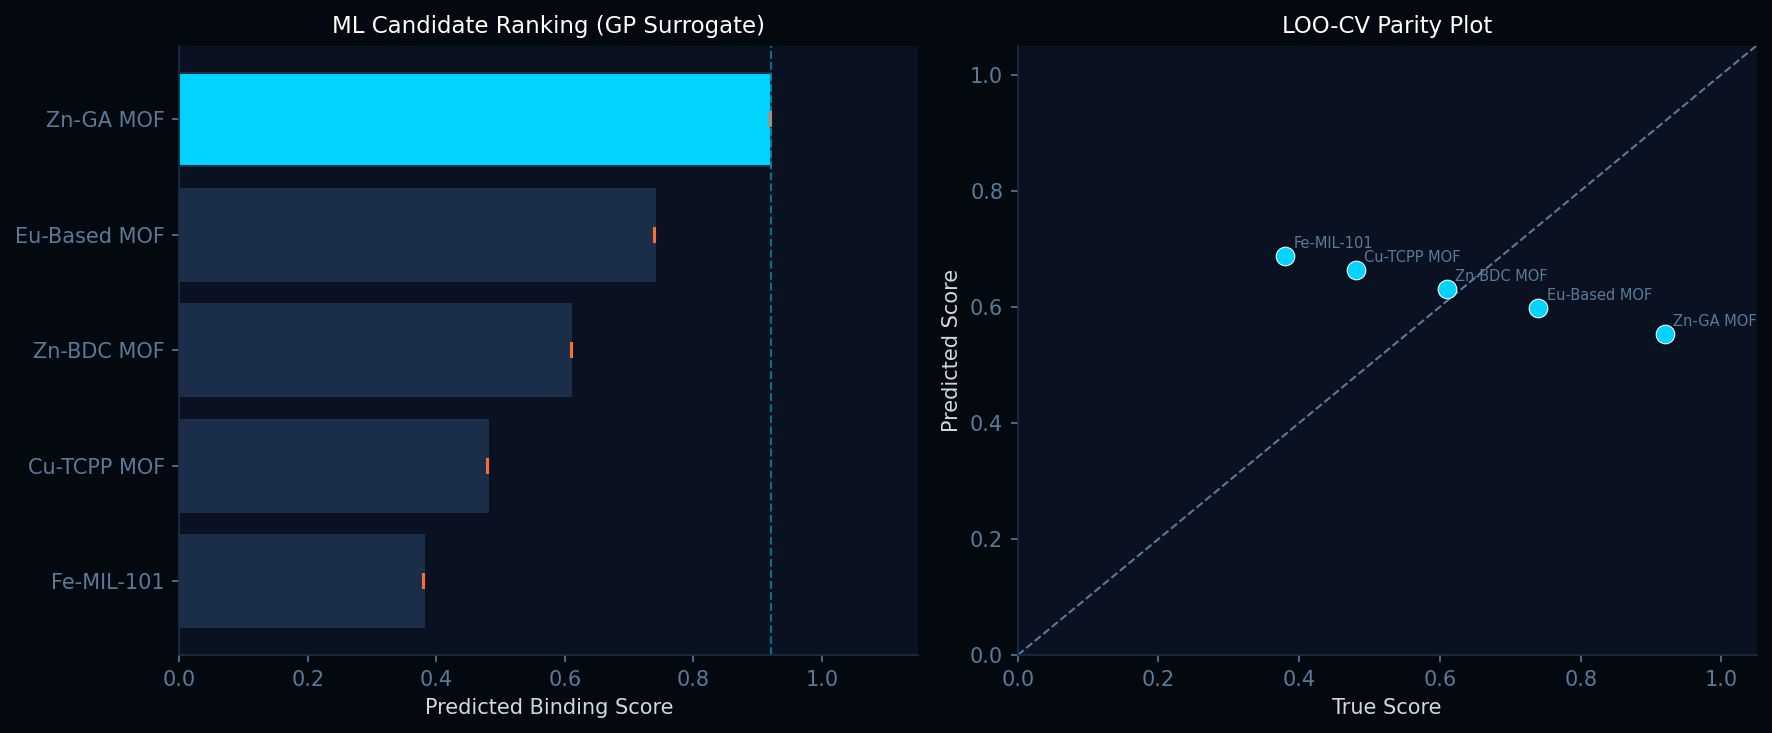

Recreate this plot in Python.
"""
Stage 2 — ML-Guided Structure Screening with Active Learning
=============================================================
Trains a Gaussian Process surrogate model on MOF feature vectors
to predict biosensor binding score. Uses Upper Confidence Bound (UCB)
acquisition to suggest the next candidate to synthesise/test.

Requires: stage1_mof_synthesis.py output CSVs
"""

import numpy as np
import pandas as pd
import matplotlib
matplotlib.use("Agg")
import matplotlib.pyplot as plt
from sklearn.gaussian_process import GaussianProcessRegressor
from sklearn.gaussian_process.kernels import Matern, WhiteKernel
from sklearn.preprocessing import StandardScaler
from sklearn.model_selection import LeaveOneOut
from sklearn.metrics import mean_squared_error
import warnings
warnings.filterwarnings("ignore")


# ─────────────────────────────────────────────
# Simulated Experimental Binding Scores
# (would come from wet-lab assay in real use)
# ─────────────────────────────────────────────
EXPERIMENTAL_SCORES: dict = {
    "Zn-GA MOF":    0.92,   # top performer → selected
    "Eu-Based MOF": 0.74,
    "Zn-BDC MOF":  0.61,
    "Cu-TCPP MOF": 0.48,
    "Fe-MIL-101":  0.38,
}


# ─────────────────────────────────────────────
# Gaussian Process Ranker
# ─────────────────────────────────────────────
class GPRanker:
    def __init__(self, kappa: float = 1.96):
        """
        kappa: exploration–exploitation trade-off for UCB.
               Higher kappa → more exploration.
        """
        self.kappa = kappa
        kernel = Matern(nu=2.5) + WhiteKernel(noise_level=0.01)
        self.gp = GaussianProcessRegressor(
            kernel=kernel,
            n_restarts_optimizer=10,
            normalize_y=True,
            random_state=42,
        )
        self.scaler = StandardScaler()
        self.X_obs: np.ndarray | None = None
        self.y_obs: np.ndarray | None = None

    def fit(self, X: np.ndarray, y: np.ndarray):
        self.X_obs = X
        self.y_obs = y
        X_sc = self.scaler.fit_transform(X)
        self.gp.fit(X_sc, y)

    def predict(self, X: np.ndarray):
        X_sc = self.scaler.transform(X)
        mu, sigma = self.gp.predict(X_sc, return_std=True)
        return mu, sigma

    def ucb_score(self, X: np.ndarray) -> np.ndarray:
        """Upper Confidence Bound acquisition function."""
        mu, sigma = self.predict(X)
        return mu + self.kappa * sigma

    def rank(self, X: np.ndarray, names: list) -> pd.DataFrame:
        mu, sigma = self.predict(X)
        ucb = self.ucb_score(X)
        df = pd.DataFrame({
            "MOF": names,
            "predicted_score": mu.round(4),
            "uncertainty": sigma.round(4),
            "UCB": ucb.round(4),
        }).sort_values("UCB", ascending=False).reset_index(drop=True)
        df.index += 1
        df.index.name = "rank"
        return df


# ─────────────────────────────────────────────
# Active Learning Loop Simulation
# ─────────────────────────────────────────────
def active_learning_simulation(
    X: np.ndarray,
    y: np.ndarray,
    names: list,
    n_initial: int = 2,
    n_rounds: int = 3,
) -> pd.DataFrame:
    """
    Simulates an active learning loop:
    - Start with n_initial observed samples
    - Each round: fit GP → pick best unobserved by UCB → 'observe' its score
    - Returns history of discoveries
    """
    rng = np.random.default_rng(0)
    observed_idx = list(rng.choice(len(names), size=n_initial, replace=False))
    unobserved_idx = [i for i in range(len(names)) if i not in observed_idx]

    ranker = GPRanker(kappa=1.96)
    history = []

    for round_num in range(1, n_rounds + 1):
        X_obs = X[observed_idx]
        y_obs = y[observed_idx]
        ranker.fit(X_obs, y_obs)

        if not unobserved_idx:
            break

        X_unobs = X[unobserved_idx]
        ucb_vals = ranker.ucb_score(X_unobs)
        best_local = int(np.argmax(ucb_vals))
        best_global = unobserved_idx[best_local]

        history.append({
            "round": round_num,
            "suggested": names[best_global],
            "true_score": float(y[best_global]),
            "n_observed": len(observed_idx),
        })

        observed_idx.append(best_global)
        unobserved_idx.remove(best_global)

    return pd.DataFrame(history)


# ─────────────────────────────────────────────
# Leave-One-Out CV Evaluation
# ─────────────────────────────────────────────
def loocv_evaluation(X: np.ndarray, y: np.ndarray, names: list) -> pd.DataFrame:
    loo = LeaveOneOut()
    preds = []
    ranker = GPRanker()
    sc = StandardScaler()

    for train_idx, test_idx in loo.split(X):
        X_tr, X_te = X[train_idx], X[test_idx]
        y_tr = y[train_idx]
        X_tr_sc = sc.fit_transform(X_tr)
        X_te_sc = sc.transform(X_te)
        kernel = Matern(nu=2.5) + WhiteKernel(noise_level=0.01)
        gp = GaussianProcessRegressor(kernel=kernel, normalize_y=True,
                                       n_restarts_optimizer=5, random_state=42)
        gp.fit(X_tr_sc, y_tr)
        mu, sigma = gp.predict(X_te_sc, return_std=True)
        preds.append({
            "MOF": names[test_idx[0]],
            "true_score": float(y[test_idx[0]]),
            "predicted_score": float(mu[0]),
            "uncertainty": float(sigma[0]),
        })

    df = pd.DataFrame(preds)
    rmse = np.sqrt(mean_squared_error(df["true_score"], df["predicted_score"]))
    print(f"  LOO-CV RMSE: {rmse:.4f}")
    return df, rmse


# ─────────────────────────────────────────────
# Plot
# ─────────────────────────────────────────────
def plot_rankings(rank_df: pd.DataFrame, loocv_df: pd.DataFrame):
    fig, axes = plt.subplots(1, 2, figsize=(12, 5))
    fig.patch.set_facecolor("#04080f")

    # ── Panel A: Bar chart of predicted scores
    ax = axes[0]
    ax.set_facecolor("#0a1120")
    colors = ["#00d4ff" if i == 0 else "#1a2e4a" for i in range(len(rank_df))]
    bars = ax.barh(rank_df["MOF"][::-1], rank_df["predicted_score"][::-1],
                   xerr=rank_df["uncertainty"][::-1],
                   color=colors[::-1], edgecolor="#1a2e4a",
                   error_kw=dict(ecolor="#ff6b35", capsize=4))
    ax.set_xlabel("Predicted Binding Score", color="#cdd9e5")
    ax.set_title("ML Candidate Ranking (GP Surrogate)", color="#fff", fontsize=11)
    ax.tick_params(colors="#5a7a9a")
    ax.spines["top"].set_visible(False)
    ax.spines["right"].set_visible(False)
    for spine in ["bottom","left"]:
        ax.spines[spine].set_color("#1a2e4a")
    ax.set_xlim(0, 1.15)
    ax.axvline(rank_df["predicted_score"].iloc[0], color="#00d4ff",
               linestyle="--", linewidth=1, alpha=0.5)

    # ── Panel B: LOO-CV parity plot
    ax2 = axes[1]
    ax2.set_facecolor("#0a1120")
    ax2.scatter(loocv_df["true_score"], loocv_df["predicted_score"],
                c="#00d4ff", s=80, zorder=5, edgecolors="#fff", linewidths=0.5)
    lims = [0, 1.05]
    ax2.plot(lims, lims, "--", color="#5a7a9a", linewidth=1)
    for _, row in loocv_df.iterrows():
        ax2.annotate(row["MOF"], (row["true_score"], row["predicted_score"]),
                     fontsize=7, color="#5a7a9a",
                     xytext=(4, 4), textcoords="offset points")
    ax2.set_xlabel("True Score", color="#cdd9e5")
    ax2.set_ylabel("Predicted Score", color="#cdd9e5")
    ax2.set_title("LOO-CV Parity Plot", color="#fff", fontsize=11)
    ax2.tick_params(colors="#5a7a9a")
    ax2.spines["top"].set_visible(False)
    ax2.spines["right"].set_visible(False)
    for spine in ["bottom","left"]:
        ax2.spines[spine].set_color("#1a2e4a")
    ax2.set_xlim(0, 1.05); ax2.set_ylim(0, 1.05)

    plt.tight_layout()
    plt.savefig("stage2_ml_screening.png", dpi=150, bbox_inches="tight",
                facecolor=fig.get_facecolor())
    plt.close()
    print("  ✓ Saved: stage2_ml_screening.png")


# ─────────────────────────────────────────────
# Main
# ─────────────────────────────────────────────
if __name__ == "__main__":
    print("=" * 60)
    print("STAGE 2 — ML-Guided Structure Screening")
    print("=" * 60)

    # Load features from Stage 1 (or reconstruct inline)
    try:
        df_feat = pd.read_csv("mof_features_normalized.csv", index_col="name")
    except FileNotFoundError:
        # Inline fallback: re-import from stage 1
        import sys; sys.path.insert(0, ".")
        from stage1_mof_synthesis import build_feature_matrix, normalize, MOF_LIBRARY
        df_feat, _, _ = normalize(build_feature_matrix(MOF_LIBRARY))

    names = list(df_feat.index)
    X = df_feat.values
    y = np.array([EXPERIMENTAL_SCORES[n] for n in names])

    # ── Full GP fit on all data
    print("\n[1] Fitting GP surrogate on all observed data...")
    ranker = GPRanker(kappa=1.96)
    ranker.fit(X, y)
    rank_df = ranker.rank(X, names)
    print("\nCandidate Rankings:")
    print(rank_df.to_string())

    # ── LOO-CV
    print("\n[2] Leave-One-Out Cross-Validation...")
    loocv_df, rmse = loocv_evaluation(X, y, names)
    print(loocv_df.to_string(index=False))

    # ── Active learning simulation
    print("\n[3] Active Learning Loop Simulation (n_initial=2, rounds=3)...")
    al_history = active_learning_simulation(X, y, names, n_initial=2, n_rounds=3)
    print(al_history.to_string(index=False))

    # ── Plot
    print("\n[4] Generating plots...")
    plot_rankings(rank_df, loocv_df)

    # Export
    rank_df.to_csv("stage2_rankings.csv")
    al_history.to_csv("stage2_al_history.csv", index=False)
    print("\n✓ Stage 2 complete. Top candidate:", rank_df["MOF"].iloc[0])
